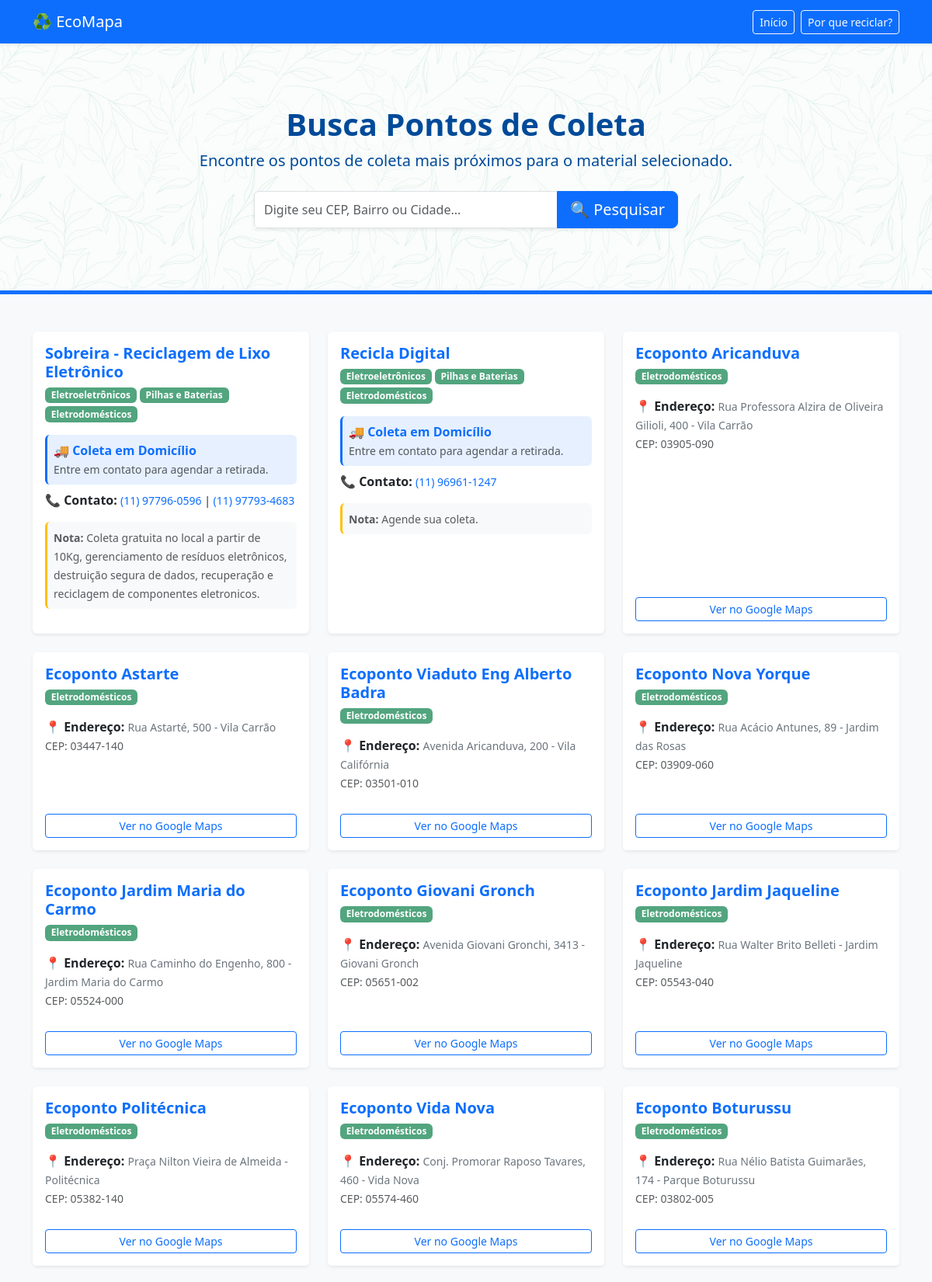
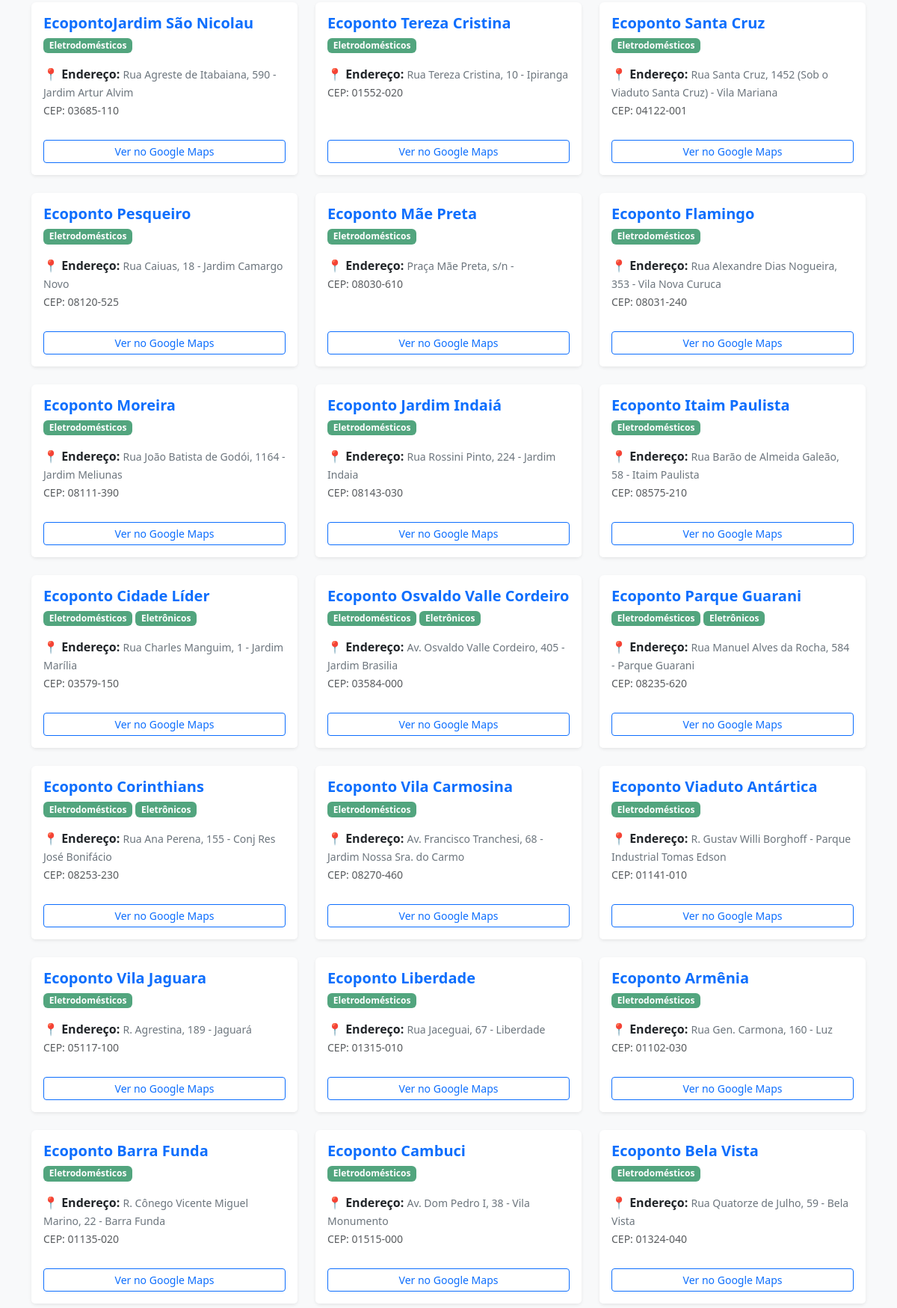
/busca?tipo=Eletrodomésticos (upper part), run on the app's committed database (2 pictures, top to bottom).
### app.py (models this page shows, shortened)
class PontoColeta(db.Model):
    id = db.Column(db.Integer, primary_key=True)
    nome = db.Column(db.String(100), nullable=False)
    endereco = db.Column(db.String(200), nullable=True)
    bairro = db.Column(db.String(100), nullable=True)
    cidade = db.Column(db.String(100), nullable=True)
    cep = db.Column(db.String(20), nullable=True)
    tipo_material = db.Column(db.String(200), nullable=False)
    telefone1 = db.Column(db.String(20))
    telefone2 = db.Column(db.String(20))
    observacoes = db.Column(db.Text)  # Text permite textos mais longos que String
    latitude = db.Column(db.Float)
    longitude = db.Column(db.Float)

### app.py (the view, shortened to what this page needs)
@app.route('/busca', methods=['GET', 'POST'])
def busca():
    resultados = []
    tipo_filtro = request.args.get('tipo')
    busca_texto = request.form.get('cep')
    query = PontoColeta.query
    if tipo_filtro:
        query = query.filter(PontoColeta.tipo_material.ilike(f"%{tipo_filtro}%"))
    resultados = query.all()
    return render_template('busca.html', resultados=resultados)

### templates/busca.html (shortened to what this page needs)
<!DOCTYPE html>
<html lang="pt-br">
<head>
    <link href="https://cdn.jsdelivr.net/npm/bootstrap@5.3.0/dist/css/bootstrap.min.css" rel="stylesheet">
    <link rel="stylesheet" href="https://cdn.jsdelivr.net/npm/bootstrap-icons@1.11.3/font/bootstrap-icons.min.css">
</head>
<body class="bg-light">
    <nav class="navbar navbar-dark bg-primary shadow-sm">
        <div class="container">
            <a class="navbar-brand" href="/">♻️ EcoMapa</a>
            <div class="d-flex">
                <a href="/" class="btn btn-outline-light btn-sm me-2">Início</a>
                <a href="/importancia" class="btn btn-outline-light btn-sm">Por que reciclar?</a>
            </div>
        </div>
    </nav>
    <section class="hero-section text-center">
        <div class="container">
            <h1 class="fw-bold">Busca Pontos de Coleta</h1>
            <p class="lead">Encontre os pontos de coleta mais próximos para o material selecionado.</p>
            <div class="row justify-content-center mt-4">
                <div class="col-md-6">
                    <form method="POST" class="input-group shadow-sm">
                       <input type="text" name="cep" class="form-control" placeholder="Digite seu CEP, Bairro ou Cidade..." aria-label="Buscar localização">
                        <button class="btn btn-primary btn-lg" type="submit">🔍 Pesquisar</button>
                    </form>
                </div>
            </div>
        </div>
    </section>
    <div class="container my-5">
        <div class="row g-4">
            {% for ponto in resultados %}
            <div class="col-md-6 col-lg-4">
                <div class="card h-100 shadow-sm border-0 result-card">
                    <div class="card-body">
                        <div class="d-flex justify-content-between align-items-start mb-2">
                            <h5 class="card-title text-primary fw-bold mb-0">{{ ponto.nome }}</h5>
                        </div>
                        <div class="d-flex flex-wrap gap-1 mb-3">
                            {% for material in ponto.tipo_material.split(';') %}
                            <span class="badge bg-success opacity-75">{{ material }}</span>
                            {% endfor %}
                        </div>
                        {% if ponto.endereco %}
                        <p class="card-text mb-1">
                            <strong>📍 Endereço:</strong>
                            <span class="text-secondary small">{{ ponto.endereco }} - {{ ponto.bairro }}
                            <br>
                                <span class="text-muted">CEP: {{ ponto.cep }}</span>
                            </span>
                        </p>
                        {% else %}
                        <div class="p-2 mb-2 bg-primary bg-opacity-10 rounded border-start border-3 border-primary">
                            <p class="card-text mb-0 text-primary fw-bold">
                                🚚 Coleta em Domicílio
                            </p>
                            <span class="text-muted small">Entre em contato para agendar a retirada.</span>
                        </div>
                        {% endif %}
                        {% if ponto.telefone1 or ponto.telefone2 %}
                        <p class="card-text mb-1">
                            <strong>📞 Contato:</strong>
                            <span class="small">
            {% if ponto.telefone1 %}<a href="tel:{{ ponto.telefone1 }}" class="text-decoration-none">{{ ponto.telefone1 }}</a>{% endif %}
            {% if ponto.telefone1 and ponto.telefone2 %} | {% endif %}
            {% if ponto.telefone2 %}<a href="tel:{{ ponto.telefone2 }}" class="text-decoration-none">{{ ponto.telefone2 }}</a>{% endif %}
        </span>
                        </p>
                        {% endif %}
                        {% if ponto.observacoes %}
                        <div class="mt-3 p-2 bg-light rounded border-start border-3 border-warning">
                            <small class="text-muted"><strong>Nota:</strong> {{ ponto.observacoes }}</small>
                        </div>
                        {% endif %}
                    </div>
                    {% if ponto.latitude and ponto.longitude and ponto.endereco %}
                        <div class="card-footer bg-white border-0 pb-3">
                            <a href="https://www.google.com/maps/search/?api=1&query={{ ponto.latitude }},{{ ponto.longitude }}"
                                target="_blank"
                                class="btn btn-outline-primary btn-sm w-100">
                                  Ver no Google Maps
                            </a>
                        </div>
                    {% else %}
                        <div class="pb-3"></div>
                    {% endif %}
                </div>
            </div>
            {% endfor %}
        </div>
    </div>
</body>
</html>

### data on the page
PontoColeta: nome "Sobreira - Reciclagem de Lixo Eletrônico", material "Eletroeletrônicos" "Pilhas e Baterias" "Eletrodomésticos", shows "🚚 Coleta em Domicílio", telefone1 "(11) 97796-0596", telefone2 "(11) 97793-4683", observacoes "Coleta gratuita no local a partir de 10Kg, gerenciamento de resíduos eletrônicos, destruição segura de dados, recuperação e reciclagem de componentes eletronicos."
PontoColeta: nome "Recicla Digital", material "Eletroeletrônicos" "Pilhas e Baterias" "Eletrodomésticos", shows "🚚 Coleta em Domicílio", telefone2 "(11) 96961-1247", observacoes "Agende sua coleta."
PontoColeta: nome "Ecoponto Aricanduva", tipo_material "Eletrodomésticos", endereco "Rua Professora Alzira de Oliveira Gilioli, 400", bairro "Vila Carrão", cep "03905-090"
PontoColeta: nome "Ecoponto Astarte", tipo_material "Eletrodomésticos", endereco "Rua Astarté, 500", bairro "Vila Carrão", cep "03447-140"
PontoColeta: nome "Ecoponto Viaduto Eng Alberto Badra", tipo_material "Eletrodomésticos", endereco "Avenida Aricanduva, 200", bairro "Vila Califórnia", cep "03501-010"
PontoColeta: nome "Ecoponto Nova Yorque", tipo_material "Eletrodomésticos", endereco "Rua Acácio Antunes, 89", bairro "Jardim das Rosas", cep "03909-060"
PontoColeta: nome "Ecoponto Jardim Maria do Carmo", tipo_material "Eletrodomésticos", endereco "Rua Caminho do Engenho, 800", bairro "Jardim Maria do Carmo", cep "05524-000"
PontoColeta: nome "Ecoponto Giovani Gronch", tipo_material "Eletrodomésticos", endereco "Avenida Giovani Gronchi, 3413", bairro "Giovani Gronch", cep "05651-002"
PontoColeta: nome "Ecoponto Jardim Jaqueline", tipo_material "Eletrodomésticos", endereco "Rua Walter Brito Belleti", bairro "Jardim Jaqueline", cep "05543-040"
PontoColeta: nome "Ecoponto Politécnica", tipo_material "Eletrodomésticos", endereco "Praça Nilton Vieira de Almeida", bairro "Politécnica", cep "05382-140"
PontoColeta: nome "Ecoponto Vida Nova", tipo_material "Eletrodomésticos", endereco "Conj. Promorar Raposo Tavares, 460", bairro "Vida Nova", cep "05574-460"
PontoColeta: nome "Ecoponto Boturussu", tipo_material "Eletrodomésticos", endereco "Rua Nélio Batista Guimarães, 174", bairro "Parque Boturussu", cep "03802-005"
PontoColeta: nome "EcopontoJardim São Nicolau", tipo_material "Eletrodomésticos", endereco "Rua Agreste de Itabaiana, 590", bairro "Jardim Artur Alvim", cep "03685-110"
PontoColeta: nome "Ecoponto Tereza Cristina", tipo_material "Eletrodomésticos", endereco "Rua Tereza Cristina, 10", bairro "Ipiranga", cep "01552-020"
PontoColeta: nome "Ecoponto Santa Cruz", tipo_material "Eletrodomésticos", endereco "Rua Santa Cruz, 1452 (Sob o Viaduto Santa Cruz)", bairro "Vila Mariana", cep "04122-001"
PontoColeta: nome "Ecoponto Pesqueiro", tipo_material "Eletrodomésticos", endereco "Rua Caiuas, 18", bairro "Jardim Camargo Novo", cep "08120-525"
PontoColeta: nome "Ecoponto Mãe Preta", tipo_material "Eletrodomésticos", endereco "Praça Mãe Preta, s/n", cep "08030-610"
PontoColeta: nome "Ecoponto Flamingo", tipo_material "Eletrodomésticos", endereco "Rua Alexandre Dias Nogueira, 353", bairro "Vila Nova Curuca", cep "08031-240"
PontoColeta: nome "Ecoponto Moreira", tipo_material "Eletrodomésticos", endereco "Rua João Batista de Godói, 1164", bairro "Jardim Meliunas", cep "08111-390"
PontoColeta: nome "Ecoponto Jardim Indaiá", tipo_material "Eletrodomésticos", endereco "Rua Rossini Pinto, 224", bairro "Jardim Indaia", cep "08143-030"
PontoColeta: nome "Ecoponto Itaim Paulista", tipo_material "Eletrodomésticos", endereco "Rua Barão de Almeida Galeão, 58", bairro "Itaim Paulista", cep "08575-210"
PontoColeta: nome "Ecoponto Cidade Líder", material "Eletrodomésticos" "Eletrônicos", endereco "Rua Charles Manguim, 1", bairro "Jardim Marília", cep "03579-150"
PontoColeta: nome "Ecoponto Osvaldo Valle Cordeiro", material "Eletrodomésticos" "Eletrônicos", endereco "Av. Osvaldo Valle Cordeiro, 405", bairro "Jardim Brasilia", cep "03584-000"
PontoColeta: nome "Ecoponto Parque Guarani", material "Eletrodomésticos" "Eletrônicos", endereco "Rua Manuel Alves da Rocha, 584", bairro "Parque Guarani", cep "08235-620"
PontoColeta: nome "Ecoponto Corinthians", material "Eletrodomésticos" "Eletrônicos", endereco "Rua Ana Perena, 155", bairro "Conj Res José Bonifácio", cep "08253-230"
PontoColeta: nome "Ecoponto Vila Carmosina", tipo_material "Eletrodomésticos", endereco "Av. Francisco Tranchesi, 68", bairro "Jardim Nossa Sra. do Carmo", cep "08270-460"
PontoColeta: nome "Ecoponto Viaduto Antártica", tipo_material "Eletrodomésticos", endereco "R. Gustav Willi Borghoff", bairro "Parque Industrial Tomas Edson", cep "01141-010"
PontoColeta: nome "Ecoponto Vila Jaguara", tipo_material "Eletrodomésticos", endereco "R. Agrestina, 189", bairro "Jaguará", cep "05117-100"
PontoColeta: nome "Ecoponto Liberdade", tipo_material "Eletrodomésticos", endereco "Rua Jaceguai, 67", bairro "Liberdade", cep "01315-010"
PontoColeta: nome "Ecoponto Armênia", tipo_material "Eletrodomésticos", endereco "Rua Gen. Carmona, 160", bairro "Luz", cep "01102-030"
PontoColeta: nome "Ecoponto Barra Funda", tipo_material "Eletrodomésticos", endereco "R. Cônego Vicente Miguel Marino, 22", bairro "Barra Funda", cep "01135-020"
PontoColeta: nome "Ecoponto Cambuci", tipo_material "Eletrodomésticos", endereco "Av. Dom Pedro I, 38", bairro "Vila Monumento", cep "01515-000"
PontoColeta: nome "Ecoponto Bela Vista", tipo_material "Eletrodomésticos", endereco "Rua Quatorze de Julho, 59", bairro "Bela Vista", cep "01324-040"
